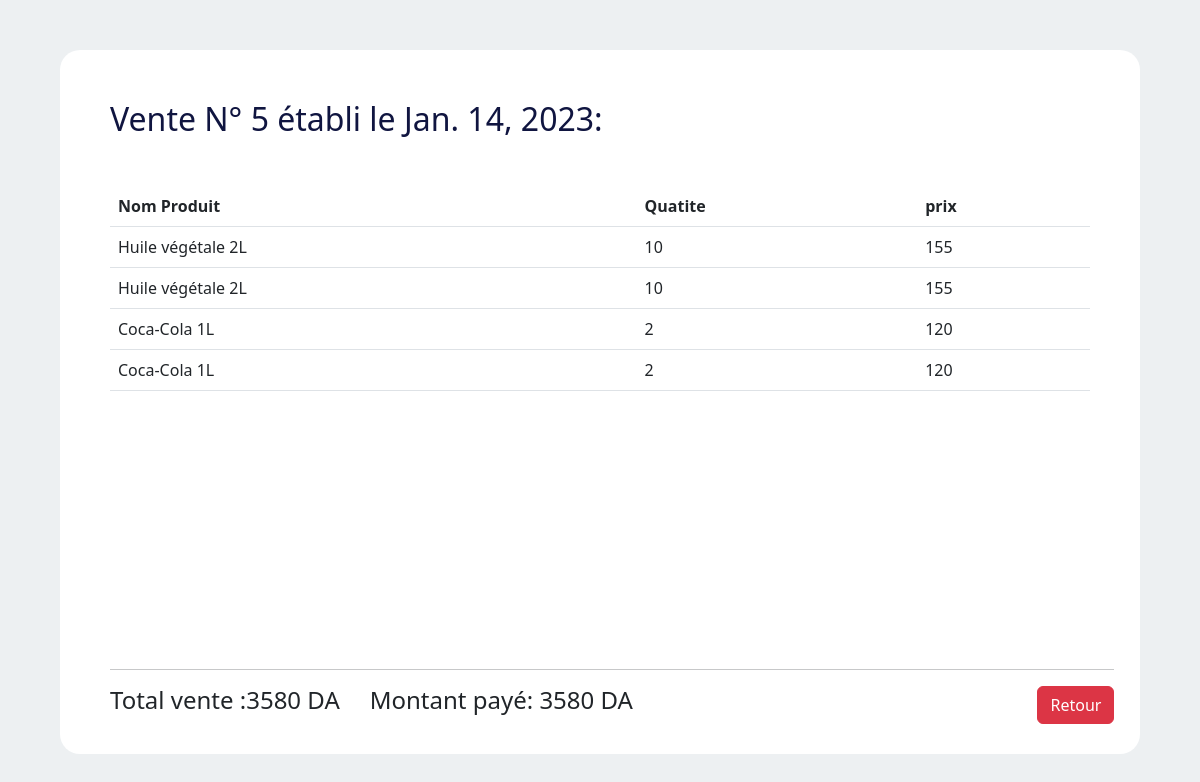
Screenshot of /vente/afficher/5 with the database file from the repository.
### application/models.py (models this page shows, shortened)
class Vente(models.Model):
    Montant = models.IntegerField(default=0)
    Date_Vente = models.DateField(auto_now_add=True)
    Client = models.ForeignKey(Client, on_delete = models.CASCADE)
    Produits = models.ManyToManyField('Product' , through='Effectuer_vente')

class Effectuer_vente(models.Model):
    Produits_vente = models.ForeignKey(Product, on_delete = models.CASCADE , related_name= "produit" , blank=True, null=True)
    Ventes = models.ForeignKey(Vente, on_delete = models.CASCADE , related_name= "vente" , blank=True, null=True)
    Qte_vente = models.IntegerField()

class Product(models.Model):
    Nom_produit = models.CharField(max_length=50)
    Type_produit = models.ForeignKey(Product_type, on_delete = models.CASCADE)
    Qte_stocker = models.IntegerField(default=0)
    Date_stocker = models.DateField(auto_now_add=True , null= True , editable=True)
    Prix_HT_Produit = models.IntegerField(default=0)
    Prix_Vente_Produit = models.IntegerField(default=0)
    Qte_destocker = models.IntegerField(default=0)
    Motif = models.CharField(max_length=50 , default="")
    factures = models.ManyToManyField('Facture' , through='Etablire_facture')
    commandes = models.ManyToManyField('Commande' , through='Commander')
    ventes = models.ManyToManyField('Vente' , through='Effectuer_vente')
    BLs = models.ManyToManyField('Bon_Livraison' , through='Etablire_BL')
    stock = models.ForeignKey(Stock, on_delete = models.CASCADE , related_name= "produitsBL" , blank=True, null=True)

### application/views.py (the view)
# urls.py: path('vente/afficher/<int:pk>' , views.afficher_vente , name="Afficher_vente"),
def afficher_vente(request , pk):
    vente = Vente.objects.get(id=pk)
    vente_effectué = Effectuer_vente.objects.all().filter(Ventes = vente)
    total=0
    for p in vente_effectué :
        total += p.Produits_vente.Prix_Vente_Produit * p.Qte_vente
    return render(request , "AfficherVente.html" , {"vente":vente ,"list":vente_effectué , "total":total})

### application/templates/AfficherVente.html (shortened to what this page needs)
<!DOCTYPE html>
<html>
  {% load static %}
  <head>
    <link
      href="https://cdn.jsdelivr.net/npm/bootstrap@5.3.0-alpha1/dist/css/bootstrap.min.css"
      rel="stylesheet"
    />
    <link rel="stylesheet" href="{% static 'css/style.css' %}" />
  </head>
  <body class="body">
    <div class="affichage">
      <h2 class="items-list-title mb-5">
        Vente N° {{vente.id}} établi le {{vente.Date_Vente}}:
      </h2>
      <table class="table">
        <thead>
          <tr>
            <th scope="col">Nom Produit</th>
            <th scope="col">Quatite</th>
            <th scope="col">prix</th>
          </tr>
        </thead>
        <tbody>
            {% for item in list %}
          <tr>
            <td>{{item.Produits_vente.Nom_produit}}</td>
            <td> {{item.Qte_vente}}</td>
            <td>{{item.Produits_vente.Prix_Vente_Produit}}</td>
          </tr>
          {% endfor %}
        </tbody>
      </table>
      <span>
        <hr />
        <div>
          <div>
            <h4>Total vente :{{total}} DA</h4>
            <h4>Montant payé: {{vente.Montant}} DA</h4>
          </div>
          <a href="{% url 'Vente' %}" class="btn btn-danger">Retour</a>
        </div>
      </span>
    </div>
  </body>
</html>

### application/static/css/style.css (style rules this page uses)
body.body { background-color: #edf0f2; }
.items-list-title { color: #101540; }
div.affichage { background-color: #fff; height: 88vh; width: 90%; margin: 50px auto; border-radius: 20px; padding: 50px; position: relative; }
div.affichage table { overflow-y: scroll; }
div.affichage span { position: absolute; bottom: 30px; width: 93%; }
div.affichage span div { display: flex; justify-content: space-between; }
div.affichage span h4 { display: inline; margin-right: 30px; }

### rows the page displays
Vente: id "5", Date_Vente "Jan. 14, 2023", Montant "3580"
Effectuer_vente: Produits_vente.Nom_produit "Huile végétale 2L", Qte_vente "10", Produits_vente.Prix_Vente_Produit "155"
Effectuer_vente: Produits_vente.Nom_produit "Huile végétale 2L", Qte_vente "10", Produits_vente.Prix_Vente_Produit "155"
Effectuer_vente: Produits_vente.Nom_produit "Coca-Cola 1L", Qte_vente "2", Produits_vente.Prix_Vente_Produit "120"
Effectuer_vente: Produits_vente.Nom_produit "Coca-Cola 1L", Qte_vente "2", Produits_vente.Prix_Vente_Produit "120"

### other values shown
{{ total }} "3580"
